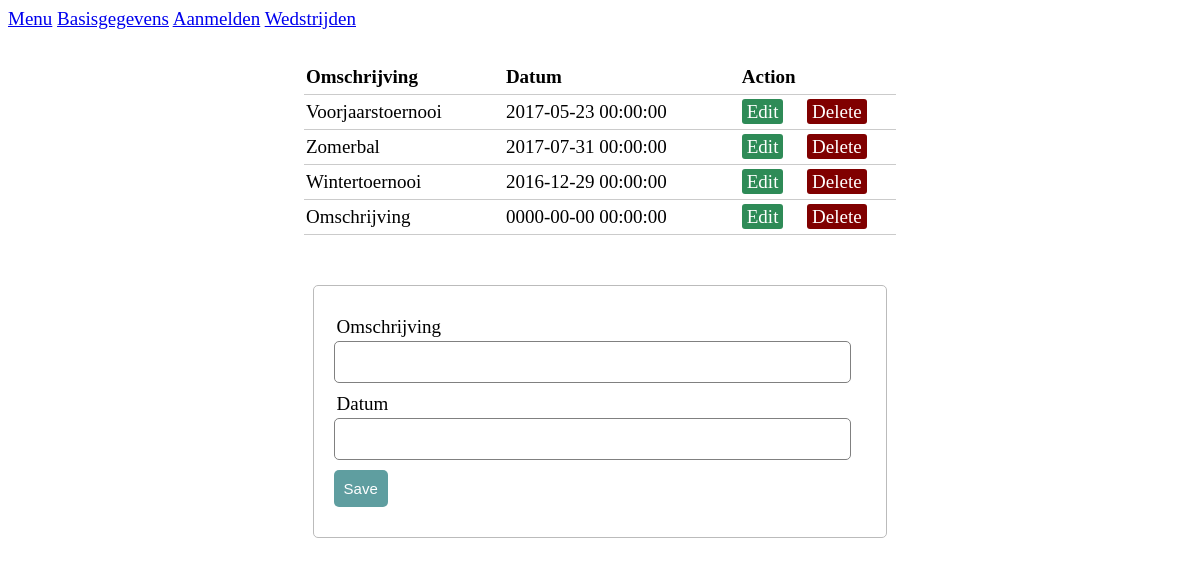
Screenshot of /Toernooien.php with the database file from the repository.
### tables this page shows
CREATE TABLE `toernooien` (
  `ID` int(11) NOT NULL,
  `Omschrijving` varchar(50) NOT NULL COMMENT 'De opmschrijving van het toernooi',
  `Datum` datetime NOT NULL COMMENT 'De datum waarop het toernooi wordt gehouden'
);

### Beheer.php (called while the page is built, shortened)
<?php
	$Omschrijving = "";
	$Datum = "";
    $update = false;

### Toernooien.php (the view, shortened to what this page needs)
<?php  include('Beheer.php'); ?>
<?php include 'nav.php';?>
<!DOCTYPE html>
<html>
<head>
    <link rel="stylesheet" type="text/css" href="style.css">
</head>
<body>
<body>
<?php $results = mysqli_query($db, "SELECT * FROM toernooien"); ?>
<table>
	<thead>
		<tr>
			<th>Omschrijving</th>
			<th>Datum</th>
			<th colspan="2">Action</th>
		</tr>
	</thead>
	<?php while ($row = mysqli_fetch_array($results)) {  ?>
		<tr>
			<td><?php echo $row['Omschrijving']; ?></td>
			<td><?php echo $row['Datum']; ?></td>
			<td>
				<a href="Toernooien.php?edit=<?php echo $row['ID']; ?>" class="edit_btn" >Edit</a>
			</td>
			<td>
				<a href="Beheer.php?del=<?php echo $row['ID']; ?>" class="del_btn">Delete</a>
			</td>
		</tr>
	<?php } ?>
</table>
	<form method="post" action="Beheer.php" >
	<div class="input-group">
		<label>Omschrijving</label>
		<input type="text" name="Omschrijving" value="<?php echo $Omschrijving; ?>">
	</div>
	<div class="input-group">
		<label>Datum</label>
		<input type="text" name="Datum" value="<?php echo $Datum; ?>">
	<div class="input-group">
		<?php if ($update == true): ?>
			<button class="btn" type="submit" name="update" style="background: #556B2F;" >update</button>
		<?php else: ?>
			<button class="btn" type="submit" name="save" >Save</button>
		<?php endif ?>
	</div>
	</form>
</body>
</html>

### style.css (style rules this page uses)
body { font-size: 19px; }
table { width: 50%; margin: 30px auto; border-collapse: collapse; text-align: left; }
tr { border-bottom: 1px solid #cbcbcb; }
th, td { border: none; height: 30px; padding: 2px; }
form { width: 45%; margin: 50px auto; text-align: left; padding: 20px; border: 1px solid #bbbbbb; border-radius: 5px; }
.input-group { margin: 10px 0px 10px 0px; }
.input-group label { display: block; text-align: left; margin: 3px; }
.input-group input { height: 30px; width: 93%; padding: 5px 10px; font-size: 16px; border-radius: 5px; border: 1px solid gray; }
.btn { padding: 10px; font-size: 15px; color: white; background: #5F9EA0; border: none; border-radius: 5px; }
.edit_btn { text-decoration: none; padding: 2px 5px; background: #2E8B57; color: white; border-radius: 3px; }
.del_btn { text-decoration: none; padding: 2px 5px; color: white; border-radius: 3px; background: #800000; }

### nav.php (style rules this page uses)
body { font-size: 19px; }

### rows the page displays
toernooien: Omschrijving "Voorjaarstoernooi", Datum "2017-05-23 00:00:00"
toernooien: Omschrijving "Zomerbal", Datum "2017-07-31 00:00:00"
toernooien: Omschrijving "Wintertoernooi", Datum "2016-12-29 00:00:00"
toernooien: Omschrijving "Omschrijving", Datum "0000-00-00 00:00:00"
